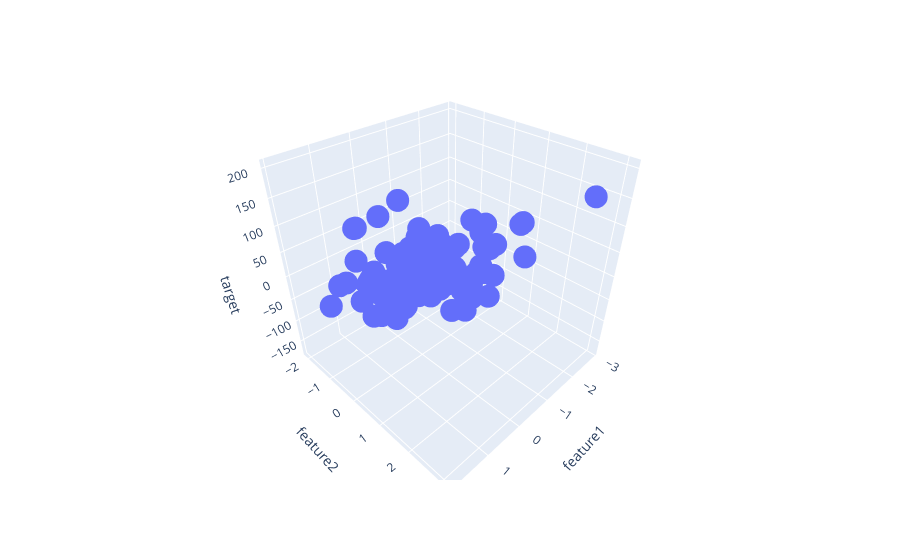

Write notebook code for a chart like this one.
### Code cell
fig = px.scatter_3d(df,x='feature1',y='feature2',z='target')
fig.show()
